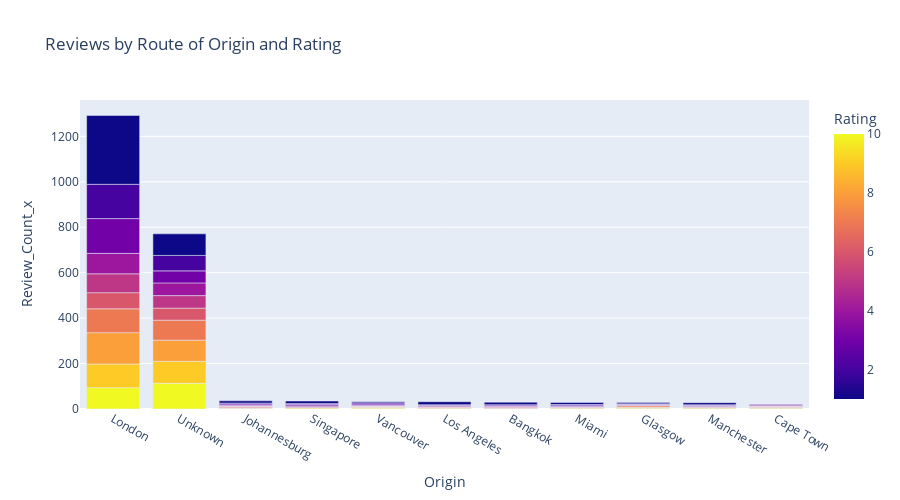

Notebook code for this chart:
### Code cell
agg_data_origin = airline_data.groupby(['Origin']).size().reset_index(name='Review_Count')
agg_data = airline_data.groupby(['Origin','Rating']).size().reset_index(name='Review_Count')
agg_data = pd.merge(agg_data,agg_data_origin,left_on='Origin',right_on='Origin',how='left')
agg_data = agg_data.sort_values(by=['Review_Count_y','Origin','Rating'],ascending=False)

fig = px.bar(
    agg_data.head(100),
    x='Origin',
    y='Review_Count_x',
    color='Rating',
    title = 'Reviews by Route of Origin and Rating',
    color_discrete_sequence=px.colors.qualitative.Prism,
    height=500)
fig.show()

### Figure 1 — Plotly figure (JSON) as saved in the notebook; plotly's stock layout.template omitted (floating-point values rounded to 4 significant figures)
{"data": [{"alignmentgroup": "True", "hovertemplate": "Origin=%{x}<br>Review_Count_x=%{y}<br>Rating=%{marker.color}<extra></extra>", "legendgroup": "", "marker": {"color": [10.0, 9.0, 8.0, 7.0, 6.0, 5.0, 4.0, 3.0, 2.0, 1.0, 10.0, 9.0, 8.0, 7.0, 6.0, 5.0, 4.0, 3.0, 2.0, 1.0, 9.0, 8.0, 7.0, 6.0, 5.0, 4.0, 3.0, 2.0, 1.0, 9.0, 8.0, 7.0, 5.0, 4.0, 3.0, 2.0, 1.0, 10.0, 9.0, 8.0, 7.0, 6.0, 5.0, 4.0, 3.0, 2.0, 1.0, 10.0, 9.0, 8.0, 7.0, 6.0, 4.0, 3.0, 2.0, 1.0, 10.0, 9.0, 8.0, 7.0, 5.0, 4.0, 3.0, 2.0, 1.0, 10.0, 9.0, 8.0, 6.0, 5.0, 4.0, 3.0, 2.0, 1.0, 10.0, 9.0, 8.0, 7.0, 6.0, 4.0, 3.0, 2.0, 1.0, 10.0, 9.0, 8.0, 6.0, 5.0, 4.0, 3.0, 2.0, 1.0, 10.0, 9.0, 8.0, 7.0, 6.0, 5.0, 4.0, 3.0], "coloraxis": "coloraxis", "pattern": {"shape": ""}}, "name": "", "offsetgroup": "", "orientation": "v", "showlegend": false, "textposition": "auto", "x": ["London", "London", "London", "London", "London", "London", "London", "London", "London", "London", "Unknown", "Unknown", "Unknown", "Unknown", "Unknown", "Unknown", "Unknown", "Unknown", "Unknown", "Unknown", "Johannesburg", "Johannesburg", "Johannesburg", "Johannesburg", "Johannesburg", "Johannesburg", "Johannesburg", "Johannesburg", "Johannesburg", "Singapore", "Singapore", "Singapore", "Singapore", "Singapore", "Singapore", "Singapore", "Singapore", "Vancouver", "Vancouver", "Vancouver", "Vancouver", "Vancouver", "Vancouver", "Vancouver", "Vancouver", "Vancouver", "Vancouver", "Los Angeles", "Los Angeles", "Los Angeles", "Los Angeles", "Los Angeles", "Los Angeles", "Los Angeles", "Los Angeles", "Los Angeles", "Bangkok", "Bangkok", "Bangkok", "Bangkok", "Bangkok", "Bangkok", "Bangkok", "Bangkok", "Bangkok", "Miami", "Miami", "Miami", "Miami", "Miami", "Miami", "Miami", "Miami", "Miami", "Glasgow", "Glasgow", "Glasgow", "Glasgow", "Glasgow", "Glasgow", "Glasgow", "Glasgow", "Glasgow", "Manchester", "Manchester", "Manchester", "Manchester", "Manchester", "Manchester", "Manchester", "Manchester", "Manchester", "Cape Town", "Cape Town", "Cape Town", "Cape Town", "Cape Town", "Cape Town", "Cape Town", "Cape Town"], "xaxis": "x", "y": [94, 104, 138, 105, 71, 83, 90, 153, 151, 303, 113, 97, 93, 88, 53, 55, 56, 53, 68, 95, 2, 2, 4, 3, 2, 3, 6, 4, 10, 4, 2, 1, 3, 4, 6, 4, 11, 3, 4, 2, 2, 1, 1, 3, 6, 5, 5, 1, 2, 3, 2, 2, 4, 3, 2, 13, 1, 1, 1, 4, 3, 3, 5, 1, 11, 1, 3, 3, 1, 1, 3, 5, 3, 9, 3, 3, 3, 6, 2, 2, 3, 1, 6, 2, 4, 1, 1, 2, 3, 3, 3, 9, 1, 3, 4, 1, 3, 1, 2, 5], "yaxis": "y", "type": "bar"}], "layout": {"xaxis": {"anchor": "y", "domain": [0.0, 1.0], "title": {"text": "Origin"}}, "yaxis": {"anchor": "x", "domain": [0.0, 1.0], "title": {"text": "Review_Count_x"}}, "coloraxis": {"colorbar": {"title": {"text": "Rating"}}, "colorscale": [[0.0, "#0d0887"], [0.1111, "#46039f"], [0.2222, "#7201a8"], [0.3333, "#9c179e"], [0.4444, "#bd3786"], [0.5556, "#d8576b"], [0.6667, "#ed7953"], [0.7778, "#fb9f3a"], [0.8889, "#fdca26"], [1.0, "#f0f921"]]}, "legend": {"tracegroupgap": 0}, "title": {"text": "Reviews by Route of Origin and Rating"}, "barmode": "relative", "height": 500}}
